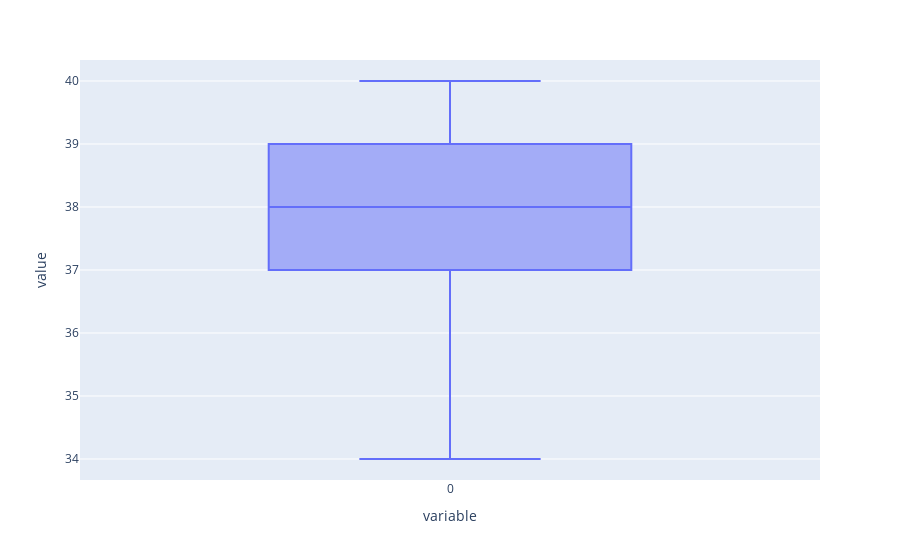

Notebook code cell kept with this figure:
### Code cell
df = px.data.tips()
fig = px.box(preprocess_df.groupby('CdStationMesureEauxSurface').size().sort_values(ascending=False))
fig.show()

### Figure 1 — Plotly figure (JSON) as saved in the notebook; plotly's stock layout.template omitted (floating-point values rounded to 4 significant figures; data arrays with more than 128 entries replaced by an {"elided": "..."} marker saying what was removed)
{"data": [{"alignmentgroup": "True", "hovertemplate": "variable=%{x}<br>value=%{y}<extra></extra>", "legendgroup": "", "marker": {"color": "#636efa"}, "name": "", "notched": false, "offsetgroup": "", "orientation": "v", "showlegend": false, "type": "box", "x": {"elided": "206 str values"}, "x0": " ", "xaxis": "x", "y": {"elided": "206 int values"}, "y0": " ", "yaxis": "y"}], "layout": {"boxmode": "group", "legend": {"tracegroupgap": 0}, "margin": {"t": 60}, "xaxis": {"anchor": "y", "domain": [0, 1], "title": {"text": "variable"}}, "yaxis": {"anchor": "x", "domain": [0, 1], "title": {"text": "value"}}}}
